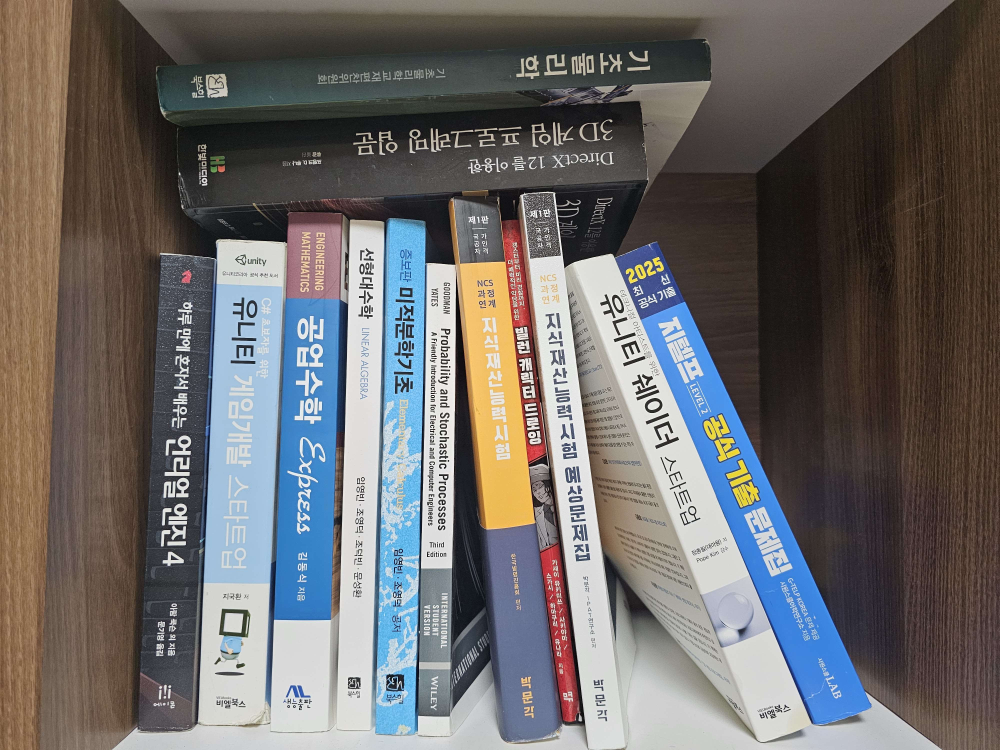
#> input picture test/20260522_205137.jpg, 4000 x 3000 px (shown at 1/4 size); its folder holds only this picture in this run
$ python -i imaging.py   (imports and definitions only)   (older library calls are emulated)
#> lines starting #> are read from the running program, lines starting #| are printed output that depends on the picture
# -*- coding: utf-8 -*-
"""이미지 준비·저수준 측정. (파이프라인 좌표계 맞춤, 종이면 점수, LSD 선분, 조명 변화, 지터)"""
import os
from typing import List, Optional, Tuple

import cv2
import numpy as np
from PIL import Image, ImageOps

from .config import CFG, IMG_EXTS
from .geometry import clip
from .types import Box


# ------------------------------------------------------------------ 좌표계
# [6 lines left out: function _resize_fn, not called in this run]


TARGET_SIZE = 1280   # app/pipeline.py 의 TARGET_SIZE 와 같아야 한다


# [81 lines left out: functions _resize_like_pipeline, prepare_image, resize_with_scale, list_images, paper_side_score, paper_signature and 1 more, not called in this run]


def color_signature(rgb: np.ndarray) -> np.ndarray:
    """책등 색 서명 (Lab a·b 2D 히스토그램 + L 히스토그램). 무늬가 없어 SIFT·임베딩이 약한 책(검은 성경, 빨간 표지)의 신원 보조."""
    small = cv2.resize(rgb, (24, 96), interpolation=cv2.INTER_AREA)
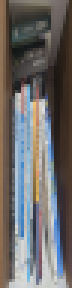
#> small: shape (96, 24, 3) (shown 3 times larger); mean R, G, B 108.2, 105.6, 105.1
    lab = cv2.cvtColor(small, cv2.COLOR_RGB2LAB)
#> lab: shape (96, 24, 3); mean of channels 0, 1, 2 112.5, 130.1, 129.3
    h = cv2.calcHist([lab], [1, 2], None, [12, 12], [0, 256, 0, 256]).ravel()
#> h = 144 values, max 1253 at index 78, min 0 at index 0, mean 16
    L = cv2.calcHist([lab], [0], None, [12], [0, 256]).ravel()
#> L = [15, 173, 406, 310, 284, 222, 195, 174, 255, 215, 55, 0]
    return np.concatenate([h / max(h.sum(), 1), L / max(L.sum(), 1)]).astype(np.float32)


# [57 lines left out: functions color_distance, mean_saturation, paperish, smooth_white_block, paper_top_contrast, not called in this run]


def edge_energy(rgb: np.ndarray) -> float:
    g = cv2.cvtColor(cv2.resize(rgb, (64, 128), interpolation=cv2.INTER_AREA), cv2.COLOR_RGB2GRAY).astype(np.float32)
    return float(np.abs(cv2.Sobel(g, cv2.CV_32F, 1, 0)).mean() + np.abs(cv2.Sobel(g, cv2.CV_32F, 0, 1)).mean())


# ------------------------------------------------------------------ LSD 선분 (기울기)
# [111 lines left out: functions detect_vertical_segments, lsd_angle, shelf_edge_roll, light_signature, light_distance, jitter, not called in this run]

>>> import cv2
>>> picture = cv2.cvtColor(cv2.imread('../test/20260522_205137.jpg'), cv2.COLOR_BGR2RGB)
>>> result = color_signature(picture)
#> result = 156 values, max 0.544 at index 78, min 0 at index 0, mean 0.0128
